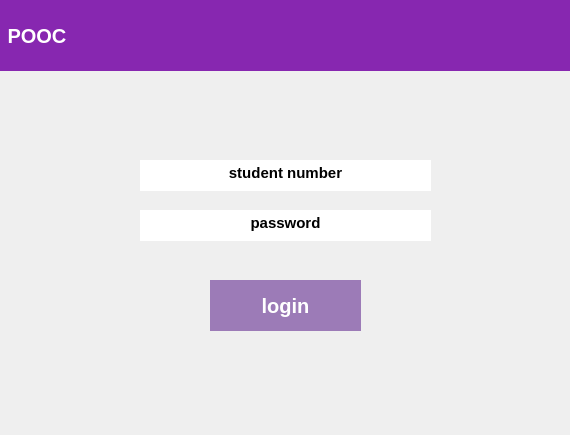
<?xml version="1.0" encoding="UTF-8"?>
<ui version="4.0">
 <class>Form</class>
 <widget class="QWidget" name="Form">
  <property name="geometry">
   <rect>
    <x>0</x>
    <y>0</y>
    <width>570</width>
    <height>435</height>
   </rect>
  </property>
  <property name="windowTitle">
   <string>Form</string>
  </property>
  <widget class="QPushButton" name="pushButton">
   <property name="geometry">
    <rect>
     <x>210</x>
     <y>280</y>
     <width>151</width>
     <height>51</height>
    </rect>
   </property>
   <property name="styleSheet">
    <string notr="true">background-color:rgb(156, 123, 183);
font: 25 9pt &quot;Bookman Old Style&quot;;
color: rgb(255, 255, 255);
font-size:20px;
font-weight:bold;
border : 0;</string>
   </property>
   <property name="text">
    <string>login</string>
   </property>
  </widget>
  <widget class="QTextEdit" name="textEdit">
   <property name="geometry">
    <rect>
     <x>140</x>
     <y>160</y>
     <width>291</width>
     <height>31</height>
    </rect>
   </property>
   <property name="styleSheet">
    <string notr="true">border : 5px;

align:center;</string>
   </property>
   <property name="html">
    <string>&lt;!DOCTYPE HTML PUBLIC &quot;-//W3C//DTD HTML 4.0//EN&quot; &quot;http://www.w3.org/TR/REC-html40/strict.dtd&quot;&gt;
&lt;html&gt;&lt;head&gt;&lt;meta name=&quot;qrichtext&quot; content=&quot;1&quot; /&gt;&lt;style type=&quot;text/css&quot;&gt;
p, li { white-space: pre-wrap; }
&lt;/style&gt;&lt;/head&gt;&lt;body style=&quot; font-family:'Gulim'; font-size:9pt; font-weight:400; font-style:normal;&quot;&gt;
&lt;p align=&quot;center&quot; dir='rtl' style=&quot; margin-top:0px; margin-bottom:0px; margin-left:0px; margin-right:0px; -qt-block-indent:0; text-indent:0px;&quot;&gt;&lt;span style=&quot; font-size:11pt; font-weight:600;&quot;&gt;student number&lt;/span&gt;&lt;/p&gt;&lt;/body&gt;&lt;/html&gt;</string>
   </property>
  </widget>
  <widget class="QTextEdit" name="textEdit_2">
   <property name="geometry">
    <rect>
     <x>140</x>
     <y>210</y>
     <width>291</width>
     <height>31</height>
    </rect>
   </property>
   <property name="styleSheet">
    <string notr="true">border : 5px;</string>
   </property>
   <property name="html">
    <string>&lt;!DOCTYPE HTML PUBLIC &quot;-//W3C//DTD HTML 4.0//EN&quot; &quot;http://www.w3.org/TR/REC-html40/strict.dtd&quot;&gt;
&lt;html&gt;&lt;head&gt;&lt;meta name=&quot;qrichtext&quot; content=&quot;1&quot; /&gt;&lt;style type=&quot;text/css&quot;&gt;
p, li { white-space: pre-wrap; }
&lt;/style&gt;&lt;/head&gt;&lt;body style=&quot; font-family:'Gulim'; font-size:9pt; font-weight:400; font-style:normal;&quot;&gt;
&lt;p align=&quot;center&quot; style=&quot; margin-top:0px; margin-bottom:0px; margin-left:0px; margin-right:0px; -qt-block-indent:0; text-indent:0px;&quot;&gt;&lt;span style=&quot; font-size:11pt; font-weight:600;&quot;&gt;password&lt;/span&gt;&lt;/p&gt;&lt;/body&gt;&lt;/html&gt;</string>
   </property>
  </widget>
  <widget class="QLineEdit" name="lineEdit">
   <property name="geometry">
    <rect>
     <x>0</x>
     <y>0</y>
     <width>571</width>
     <height>71</height>
    </rect>
   </property>
   <property name="styleSheet">
    <string notr="true">background-color:rgb(135, 39, 176);
font: 25 9pt &quot;Bookman Old Style&quot;;
color: rgb(255, 255, 255);
font-size:20px;
font-weight:bold;
align:center;
text-align:center;
border : 5px;</string>
   </property>
   <property name="text">
    <string> POOC</string>
   </property>
  </widget>
 </widget>
 <resources/>
 <connections/>
</ui>
